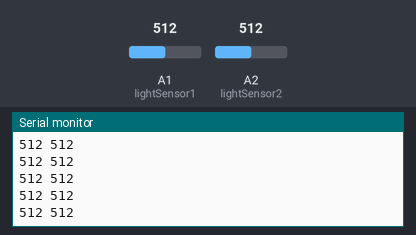
Simulated run of this sketch. Board: Arduino Uno, built with avr-gcc and run on an emulated ATmega328P. On the bench: the last lines printed to the serial monitor. The inputs (shaded band) are chosen by the test bench; at power-on: A1 (lightSensor1) = 512, A2 (lightSensor2) = 512.

Above: at 1.2 s.
1.3 s: A1 (lightSensor1) set to 716
At 1.31 s:
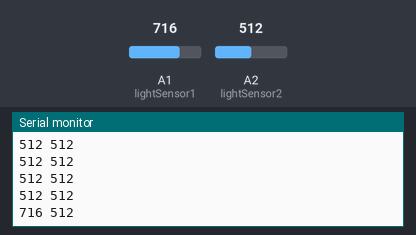
2.8 s: A2 (lightSensor2) set to 716
At 2.82 s:
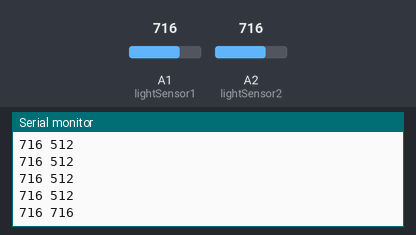
4.3 s: A1 (lightSensor1) set to 900
At 4.33 s:
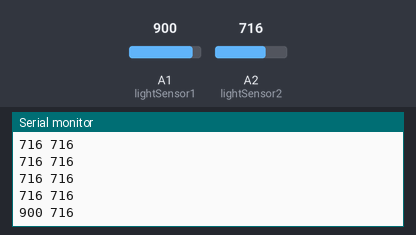
5.8 s: A2 (lightSensor2) set to 900
At 5.84 s:
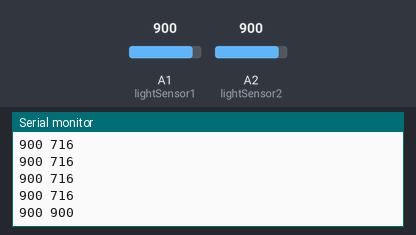
Timing chart, 0 to 8.3 s (numbered marks = the images above; inputs shaded):
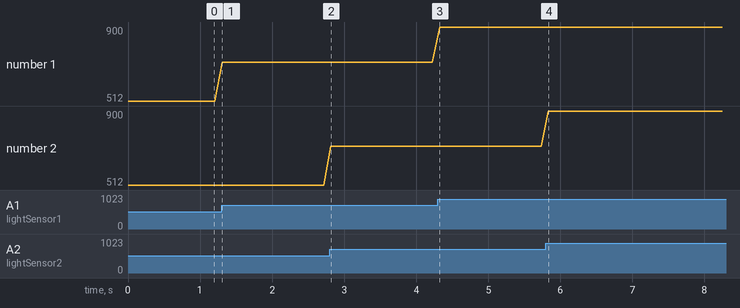

Measured:
- after the input at 1.3 s, the serial monitor: prints a new line at once (image 1)
- after the input at 2.8 s, the serial monitor: prints a new line at once (image 2)
- after the input at 4.3 s, the serial monitor: prints a new line at once (image 3)
- after the input at 5.8 s, the serial monitor: prints a new line at once (image 4)
- plotted number 1: 512 → 716 after the input at 1.3 s, 716 → 900 after the input at 4.3 s

The sketch:

Line.ino
```cpp
int lightSensor1 = A1;
int lightSensor2 = A2;
int lightSensor1Val = 0;
int lightSensor2Val = 0;

void setup() {
  // put your setup code here, to run once:
  Serial.begin(9600);
}

void loop() {
  // put your main code here, to run repeatedly:
  lightSensor1Val = analogRead(lightSensor1);
  lightSensor2Val = analogRead(lightSensor2);
  Serial.print(lightSensor1Val);
  Serial.print(" ");
  Serial.println(lightSensor2Val);
  delay(100);
}
```
